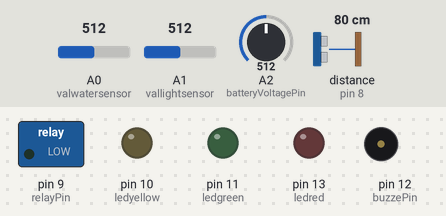
Recording of a sketch running on a simulated Arduino Uno, built with avr-gcc and run on an emulated ATmega328P. On the bench: switched loads named in the sketch (green lamp = pin HIGH), output pins drawn as LEDs (lit = HIGH), buzzer (waves = sounding, pin HIGH). Wiring (inferred from the names in the program): ultrasonic range finder: trigger pin 7; echo pin 8. Inputs (shaded band) come from the test bench; at power-on: A1 (vallightsensor) = 512, A2 (batteryVoltagePin) = 512, A0 (valwatersensor) = 512, distance to the obstacle (sensor on pin 8) 80 cm. The echo pulse lasts 58.3 µs per cm; the modem accepts every AT command (registered, SIM ready, sends succeed) and sends nothing else; pins used as bus, display or sensor lines are not drawn; what the sketch prints to the serial monitor is not drawn.

Above: at 3.3 s.
3.4 s: A1 (vallightsensor) set to 218
6.1 s: A1 (vallightsensor) set to 188
At 8.7 s:
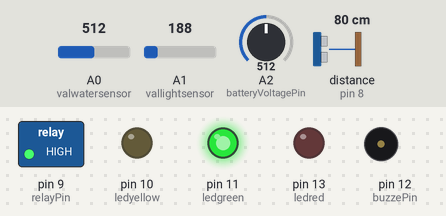
9.8 s: A2 (batteryVoltagePin) set to 215
13.6 s: A2 (batteryVoltagePin) set to 192
At 17.8 s:
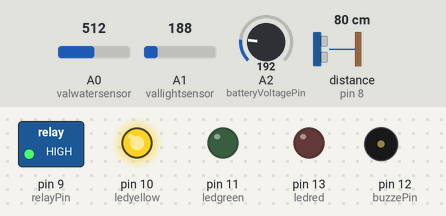
18.1 s: A1 (vallightsensor) set to 210
At 24.0 s:
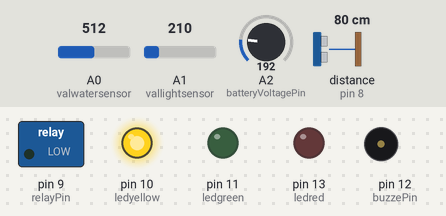
24.6 s: A1 (vallightsensor) set to 190
At 30.1 s:
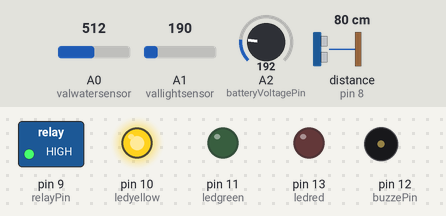
Timing chart, 0 to 31.6 s (numbered marks = the images above; inputs shaded):
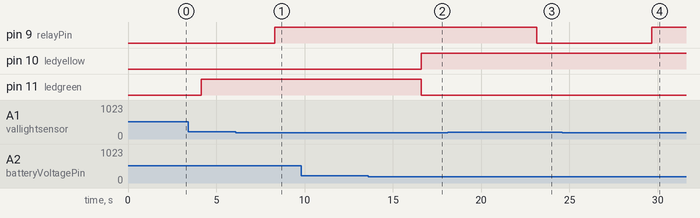

The sketch:

code_stem_luu.ino
```cpp
#include <SoftwareSerial.h>
#include <Arduino.h>
#define TRIGGER_PIN 7
#define ECHO_PIN 8

const int RX_PIN = 3;
const int TX_PIN = 2;
const int valwatersensor = A0;
const int vallightsensor = A1;
const int batteryVoltagePin = A2;
const int voltageThreshold = 600;
const int relayPin = 9;
const int ledred = 13;
const int buzzePin = 12;
const int ledgreen = 11;
const int ledyellow = 10;
float batteryVoltage;

SoftwareSerial sim800l(RX_PIN, TX_PIN);
void setup()
{
  Serial.begin(9600);
  while (!Serial); // Chờ Serial kết nối

  sim800l.begin(9600);
  delay(2000);

  // Thử kết nối với module SIM800L
  sim800l.println("AT");
  delay(100);
  if (sim800l.available())
  {
    Serial.println("Module SIM800L đã sẵn sàng!");
  }
  else
  {
    Serial.println("Lỗi kết nối với module SIM800L!");
  }

  pinMode(TRIGGER_PIN, OUTPUT);
  pinMode(ECHO_PIN, INPUT);
  pinMode(relayPin, OUTPUT);
  pinMode(ledred, OUTPUT);
  pinMode(ledgreen, OUTPUT);
  pinMode(ledyellow, OUTPUT);
  pinMode(buzzePin, OUTPUT);
  digitalWrite(ledred, LOW);
  digitalWrite(ledgreen, LOW);
  digitalWrite(ledyellow, LOW);
  digitalWrite(buzzePin, LOW);
}

void loop()
{
  long duration, distance_cm, speed;
  int watersensor = analogRead(valwatersensor);
  int lightsensor = analogRead(vallightsensor);
  int batteryVoltageValue = analogRead(batteryVoltagePin);
  batteryVoltage = batteryVoltageValue * (5.0 / 1023.0) * (12.0 / 2.0);

  digitalWrite(TRIGGER_PIN, LOW);
  delayMicroseconds(2);
  digitalWrite(TRIGGER_PIN, HIGH);
  delayMicroseconds(10);
  digitalWrite(TRIGGER_PIN, LOW);

  duration = pulseIn(ECHO_PIN, HIGH);
  distance_cm = duration * 0.034 / 2;

  delay(1000);
  long new_duration = pulseIn(ECHO_PIN, HIGH);
  long new_distance_cm = new_duration * 0.034 / 2;

  speed = abs(new_distance_cm - distance_cm);
  Serial.print("Tốc độ nước dâng lên: ");
  Serial.println(speed);
  Serial.print("Mực nước: ");
  Serial.print(watersensor);
  Serial.println(" cm");
  Serial.print("Giá trị ánh sáng: ");
  Serial.println(lightsensor);
  Serial.print("Điện áp: ");
  Serial.println(batteryVoltage);

  checklightsensor();
  checkBatteryVoltage();
  canhbao();
  delay(100);
}

void sendMessage(String message)
{
  // Gửi tin nhắn về điện thoại qua module SIM800L
  sim800l.println("AT+CMGF=1"); // Chế độ gửi tin nhắn văn bản
  delay(100);
  sim800l.print("AT+CMGS=\"");
  sim800l.print("0344794464");
  sim800l.println("\"");
  delay(100);
  sim800l.print(message); // Nội dung tin nhắn
  delay(100);
  sim800l.write(26); // Gửi ký tự Ctrl+Z để hoàn tất tin nhắn
  delay(1000); // Chờ 1 giây trước khi lặp lại
}

void checklightsensor()
{
  int lightsensor = analogRead(vallightsensor);
  if (lightsensor < 200)
  {
    digitalWrite(relayPin, HIGH);
  }
  else
  {
    digitalWrite(relayPin, LOW);
  }
}

void checkBatteryVoltage()
{
  if (batteryVoltage < 6)
  {
    digitalWrite(ledyellow, HIGH);
    digitalWrite(ledgreen, LOW);
    sendMessage("DIẸN AP AC QUY XUONG THAP NHANH XHONG HAY THE");
    delay(1000); // Chờ 1 giây trước khi lặp lại
  }
  else
  {
    digitalWrite(ledyellow, LOW);
    digitalWrite(ledgreen, HIGH);
  }
}

void canhbao()
{
  int watersensor = analogRead(valwatersensor);
  long duration = pulseIn(ECHO_PIN, HIGH);
  long distance_cm = duration * 0.034 / 2;
  long new_duration = pulseIn(ECHO_PIN, HIGH);
  long new_distance_cm = new_duration * 0.034 / 2;
  long speed = abs(new_distance_cm - distance_cm);

  if (watersensor > 600 && speed < 50)
  {
    sendMessage("CANH BAO MUC NUOC DAN LEN NHANH CHONG SO TANG");
    callNumber("0344794464");
    delay(15000);
    endCall();

    delay(1000);
    digitalWrite(ledred, HIGH);
    digitalWrite(buzzePin, HIGH);
    delay(1000);
    digitalWrite(ledred, LOW);
    digitalWrite(buzzePin, LOW);
    delay(1000);

  }
}

void callNumber(const char* phoneNumber)
{
  sim800l.println("ATD" + String(phoneNumber) + ";");
  delay(1000);
}
void endCall()
{
  sim800l.println("ATH");
  delay(1000);
}
```

Measured:
- the behaviour switches between 200 and 199 on A1 (vallightsensor) (found by bisection; images 0 and 1)
- the behaviour switches between 205 and 204 on A2 (batteryVoltagePin) (found by bisection; images 1 and 2)
- after the input at 6.1 s, pin 9 (relayPin): LOW → HIGH after 2.2 s
- after the input at 9.8 s, every drawn part: stays the same
- after the input at 13.6 s, pin 10 (ledyellow): LOW → HIGH after 3.0 s; pin 11 (ledgreen): HIGH → LOW after 3.0 s
- after the input at 18.1 s, pin 9 (relayPin): HIGH → LOW after 5.0 s
- after the input at 24.6 s, pin 9 (relayPin): LOW → HIGH after 5.1 s
